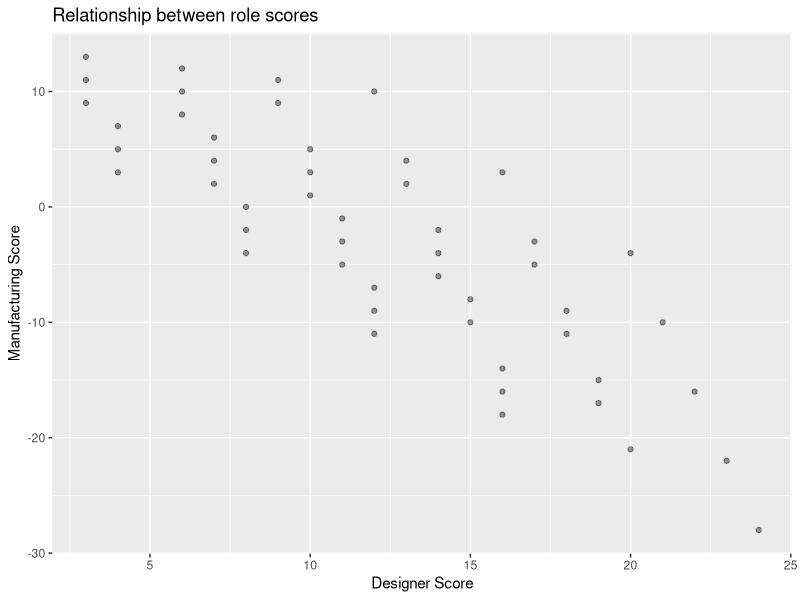
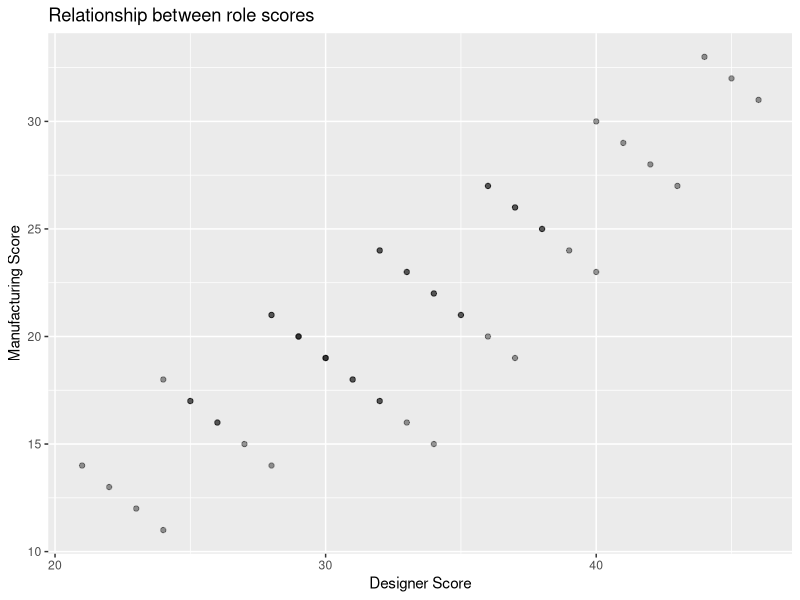

Generate these figures, in order, with R: (Note: this script raises an error after producing the figures.)
## ---- chunk 1
knitr::opts_chunk$set(echo = TRUE)
library(tidyverse)
library(magrittr)
library(gtools)
## ---- chunk 2
ref_info <- list(
  shape = c("Triangle", "Parallelogram", "Trapezoid"),
  shape_abbr = c("t", "p", "z"),
  str = c(4, 5, 1),
  flex = c(1, 5, 7),
  cost = c(2, 4, 6),
  cost_multipliers = c(
    m = 1,
    d = .5)
  )
## ---- chunk 3

# This is the basic scoring function for either player
score_basic <- function(str = 0, flex = 0, cost, cost_multiplier) {
  return(str + flex - cost*cost_multiplier)
}

# Not much special here, just calculates the basics before sending it to score_basic
score_player_DI <- function(shape_vec, role, ref = ref_info) {
  
  if (role == "d" | role == "m") {} else {
    stop("role is not 'd' fr designer or 'm' for manufacturer. Please specify to calculate scores:")
  }
  
  if (role == "d") {
    basic_score_vec <- c(
    flexibility = sum(ref[["flex"]] * shape_vec), # calculating flexibility is based on ref_info
    cost = sum(ref[["cost"]] * shape_vec) # calculating cost is based on ref_info
    )
  }
  
  if (role == "m") {
    basic_score_vec <- c(
    strength = sum(ref[["str"]] * shape_vec), # calculating strength is based on ref_info
    cost = sum(ref[["cost"]] * shape_vec) # calculating cost is based on ref_info
    )
  }
  
  cost_multiply <- ref_info[["cost_multipliers"]][[role]]

  if (role == "d") {
    score_vec <- c(
    basic_score_vec,
    player_score = score_basic(flex = basic_score_vec[["flexibility"]],
                               cost = basic_score_vec[["cost"]],
                               cost_multiplier = cost_multiply))
  }
  
  if (role == "m") {
    score_vec <- c(
    basic_score_vec,
    player_score = score_basic(str = basic_score_vec[["strength"]],
                               cost = basic_score_vec[["cost"]],
                               cost_multiplier = cost_multiply))
  }
  return(score_vec)
}

score_player_FI <- function(shape_vec, role, ref = ref_info) {
  out <- score_basic(str = sum(ref[["str"]] * shape_vec),
                     flex = sum(ref[["flex"]] * shape_vec),
                     cost = sum(ref[["cost"]] * shape_vec), 
                     cost_multiplier = ref[["cost_multipliers"]][role])
  return(out)
}
## ---- chunk 4
n_shape <- 0:7
max_shapesum <- max(n_shape)
min_shapesum <- 4

exclusion_fn <- function(shape_vec, max = max_shapesum, min = min_shapesum) {
  if (sum(shape_vec) > max) {return(F)} # don't exceed shape maximum
  if (sum(shape_vec) < min) {return(F)} # you need at least 4 to fill in the figure
  if (sum(shape_vec) == min & (!all(shape_vec == c(3, 1, 0)) | !all(shape_vec == c(2, 1, 1)))) {return(F)}
  if (shape_vec[1] < 1) {return(F)} # solutions must include at least 1 triangle
  if (shape_vec[1] < 2 & any(sum(shape_vec) < 5, shape_vec[3] < 2)) {return(F)} # if there are less than 2 triangles, you need at least 5 shapes and 2 of them need to be trapezoids
  if (shape_vec[3] < 1 & shape_vec[1] < 3) {return(F)} 
  if (all(shape_vec[2:3] == c(0,0))) {return(F)}
  if (all(shape_vec == c(1,1,3)) | all(shape_vec == c(1,0,5))) {return(F)}
  return(T)
}

shape_perms <- gtools::permutations(length(n_shape), 3, v = n_shape, repeats.allowed = T) %>% 
  t %>% as.data.frame %>% 
  extract(map_lgl(., exclusion_fn)) %>% 
  set_rownames(c("t", "p", "z"))
## ---- chunk 5
# This determines scores for each player for each combination of shapes used to fill in the outline of the plane
all_scores <- cbind(shape_perms %>% t %>% as.data.frame %>% set_colnames(c("t", "p", "z")), 
                    # calculates designer scores for each permutation
                    map2_dfr(shape_perms, rep("d", ncol(shape_perms)), score_player_DI) %>% 
                      rename(d = player_score), 
                    # calculates manufacturer scores for each permutation
                    map2_dfr(shape_perms, rep("m", ncol(shape_perms)), score_player_DI) %>% 
                      rename(m = player_score) %>% dplyr::select(m)) %>% 
  # also calculate joint score, the ratio between the two, and the distance from 1
  mutate(d_FI = map2_dbl(shape_perms, "d", score_player_FI),
         m_FI = map2_dbl(shape_perms, "m", score_player_FI),
         team_score = d_FI + m_FI,
         team_score_rank = max(rank(team_score))+2 - rank(team_score, ties.method = "max"),
         ratio = d/m,
         ratio_dist_1 = abs(1 - ratio),
         id = paste0(t,p,z))

cors <- cor(all_scores %>% dplyr::select(where(is.numeric)))
## ---- chunk 6
# this kind of plot gives a sense of what outomes are likely possible given at least the constraints we know
ggplot(all_scores, aes(d, m)) + geom_point(alpha = .4) +
  labs(title = "Relationship between role scores") +
  xlab("Designer Score") +
  ylab("Manufacturing Score")

ggplot(all_scores, aes(d_FI, m_FI)) + geom_point(alpha = .4) +
  labs(title = "Relationship between role scores") +
  xlab("Designer Score") +
  ylab("Manufacturing Score")
## ---- chunk 7
# I made these functions to test a bunch of different values for the cost measure to try to optimize for something very integrative. It essentially just runs the same thing as all the above but for different cost/budget numbers
change_ref_info <- function(multiplier, ref = ref_info) {
  ref_info[["cost"]] <- ref_info[["cost"]] * multiplier
  ref_info[["budget"]] <- ref_info[["budget"]] * multiplier
  return(ref_info)
}

calculate_scores <- function(new_ref_df, perm_df = shape_perms) {
  score_df <- cbind(perm_df %>% t %>% as.data.frame %>% set_colnames(c("t", "p", "z")),
                    map2_dfr(perm_df, rep("d", ncol(perm_df)), 
                             ~ score_player(shape_vec = .x, role = .y, ref = new_ref_df)) %>% 
                      rename(d = player_score), 
                    map2_dfr(perm_df, rep("m", ncol(perm_df)), 
                             ~ score_player(shape_vec = .x, role = .y, ref = new_ref_df)) %>% 
                      rename(m = player_score) %>% dplyr::select(m)) %>% 
    mutate(joint_score = d + m,
           ratio = d/m,
           ratio_dist_1 = abs(1 - ratio))
  return(score_df)
}


test_dfs <- map(c(seq(.1, 1, .1), seq(2, 10, 1)), change_ref_info) 
test <- test_dfs %>% 
  map(calculate_scores)
## ---- chunk 8
plot_scores <- function(df) {
  ggplot(df, aes(d, m)) + geom_point(alpha = .3)
}

map(test, plot_scores)
